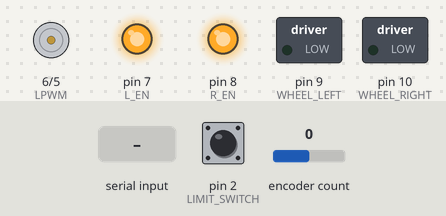
Simulated run of this sketch. Board: Arduino Uno, built with avr-gcc and run on an emulated ATmega328P. On the bench: motor-driver pin pairs drawn as motors (green arrow = first pin HIGH = forward, orange = second pin HIGH = backward, longer = more drive), switched loads named in the sketch (green lamp = pin HIGH), output pins drawn as LEDs (lit = HIGH). The inputs (shaded band) are chosen by the test bench; at power-on: encoder count 0, pin 2 (LIMIT_SWITCH) HIGH.

Above: at 1.2 s.
1.3 s: encoder count set to 1
At 1.6 s:
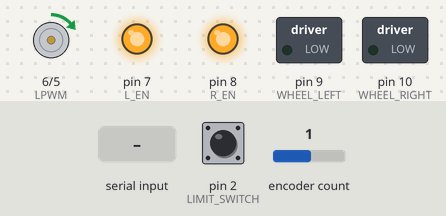
4.3 s: encoder count set to 5
7.3 s: "90,45\n" received over Serial
At 8.5 s:
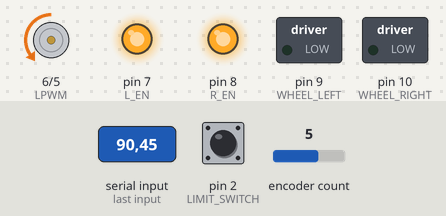
Timing chart, 0 to 10.3 s (numbered marks = the images above; inputs shaded):
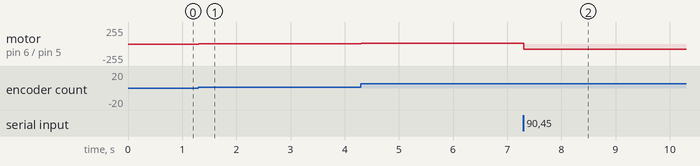

Measured:
- after the input at 1.3 s, motor on pin 6 (LPWM) / pin 5 (RPWM): stopped → forward 1/255 at once, → forward 2/255 1.3 s later

The sketch:

Motor_Control_High_Amp.ino
```cpp
#include <PID_v1.h>
#include <Encoder.h>

//Limit switch settings
//Has to be pin 2 or 3 (interrupt pins)
#define LIMIT_SWITCH 2
#define HOME_PWM -60 //How fast should we home?

//Motor controller pins
#define RPWM 5
#define LPWM 6
#define L_EN 7
#define R_EN 8

//Wheel PWM pins
#define WHEEL_LEFT 9
#define WHEEL_RIGHT 10

//Encoder pins
#define ENC_A 13
#define ENC_B 12

//Minimum and maximum possible PWM values
#define MIN_PWM 0
#define MAX_PWM 80

//What should set the serial line into mode rather than regular operation
#define MODE_SET -32000

//What mode is home
#define HOME_MODE 1

//What input values do we accept? (MM)
#define SAFE_BOUND_LOWER 25
#define SAFE_BOUND_UPPER 280

#define MM_TO_ENC_CONV 20.83

int left_pwm_speed = 0;
int right_pwm_speed = 0;

//What type of input are we taking?
enum Input_state {
	regular, //Take positional input
	mode, //Take mode input
} input_state;

enum Input_state_key {
	none = 0,
	home_key = 1, //Start homing
	left_pwm_key = 2, //Change left pwm
	right_pwm_key = 3, //Change right pwm
} input_state_key;

enum Movement_state {
	idle, //Try to get to the set point
	home, //Homing
} movement_state;

double Setpoint=0, PID_In, PID_Out;
double Kp=0.4, Ki=0.08, Kd=0.020; //100

//PID
PID pid(&PID_In, &PID_Out, &Setpoint, Kp, Ki, Kd, DIRECT);

//Quadrature encoder reader
Encoder quad(ENC_A, ENC_B);

//Able to set negative and positive motor speeds
void multi_direction (int magnitude) {
	if (abs(magnitude) > MIN_PWM) {
		if (magnitude > 0) {
			analogWrite(LPWM, 0);
			analogWrite(RPWM, magnitude);
		} else {
			analogWrite(LPWM, -magnitude);
			analogWrite(RPWM, 0);
		}
	}
}

//Stop homing, set encoder position to zero, and go right to normal operation
void stop_homing () {
	if (movement_state == home) {
		multi_direction(0);
		movement_state = idle;
		quad.write(0);
	}
	Serial.println("STOP HOMING");
}

void setup() {
	Serial.begin(115200);
	Serial.setTimeout(5); //Set if serial is too slow
	quad.write(0);

	pinMode(WHEEL_LEFT, OUTPUT);
	pinMode(WHEEL_RIGHT, OUTPUT);
	digitalWrite(WHEEL_LEFT, LOW);
	digitalWrite(WHEEL_RIGHT, LOW);

	pinMode(RPWM, OUTPUT);
	pinMode(LPWM, OUTPUT);
	digitalWrite(RPWM, LOW);
	digitalWrite(LPWM, LOW);

	//Enable the motors on both directions
	//TODO: Tie these into 5v instead?
	pinMode(R_EN, OUTPUT);
	pinMode(L_EN, OUTPUT);
	digitalWrite(R_EN, HIGH);
	digitalWrite(L_EN, HIGH);

	//Encoder pins
	pinMode(ENC_A, INPUT);
	pinMode(ENC_B, INPUT);

	//Limit switch pullup
	pinMode(LIMIT_SWITCH, INPUT_PULLUP);

	pid.SetMode(AUTOMATIC);
	pid.SetOutputLimits(-MAX_PWM, MAX_PWM);
	pid.SetSampleTime(5);

	//Interrupt for the limit switch
	attachInterrupt(digitalPinToInterrupt(LIMIT_SWITCH), stop_homing, FALLING);
}

void loop() {
	switch (movement_state) {
		case idle: //Try to move to the setpoint
			PID_In = quad.read();
			pid.Compute();
			multi_direction(PID_Out);
			break;

		case home: //Homing
			multi_direction(HOME_PWM);
			break;

		default: //How did we get here?!
			movement_state = idle; //Go right to something sane
			break;
	}
}

void serialEvent () {
	int input = Serial.parseInt();

	//Put us in a mode setting mode
	if (input == MODE_SET) {
		input_state = mode;
		input_state_key = none;
		return;
	}

	switch (input_state) {
		case regular: //Take input as setpoints
			if (input <= SAFE_BOUND_UPPER && input >= SAFE_BOUND_LOWER) {
				Setpoint = ((float)input * MM_TO_ENC_CONV);
			}
			break;

		case mode: //Allow setting changes
			switch(input_state_key) { //Which should we set?
				case none: //We don't know yet, let's find out
					input_state_key = input;
					return;
					break;

				case home_key: //We're setting the home key
					movement_state = home;
					input_state_key = none;
					input_state = regular;
					break;

				case left_pwm_key:
					analogWrite(WHEEL_LEFT, input);
					break;

				case right_pwm_key:
					analogWrite(WHEEL_RIGHT, input);
					break;

				default:
					input_state_key = none;
					input_state = regular;
					break;
			}

		default: //How did we get here?!
			//Go right to something sane
			input_state = regular;
			input_state_key = none;
			break;
	}
}
```
